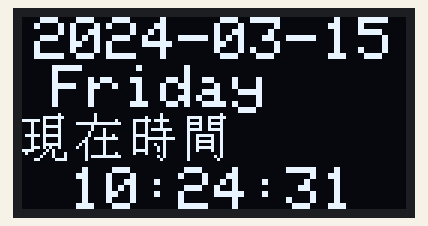
Simulated run of this sketch. Board: ESP32. On the bench: 128×64 one-colour display. WiFi joins after 1.5 s; servers stay silent unless stated; the local clock reads 2024-03-15 10:24:30 at power-on unless the sketch sets it; what the sketch prints to the serial monitor is not drawn.

Above: at 1.7 s.
At 5.8 s:
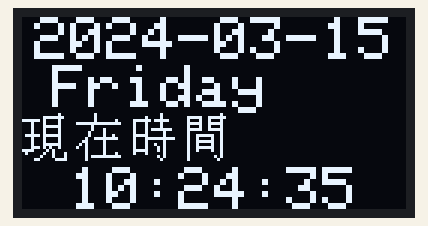
At 10.9 s:
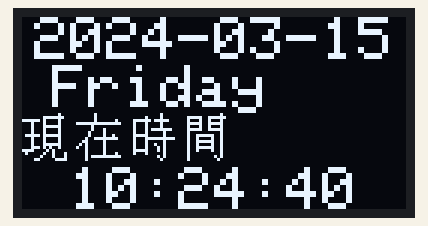
At 20.1 s:
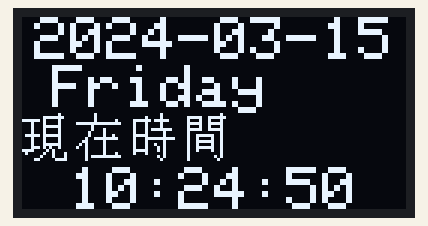
At 29.3 s:
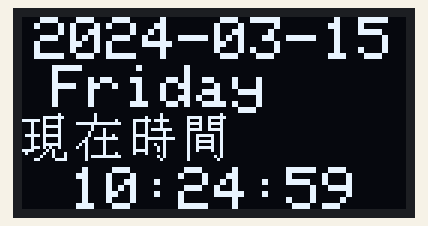
At 38.6 s:
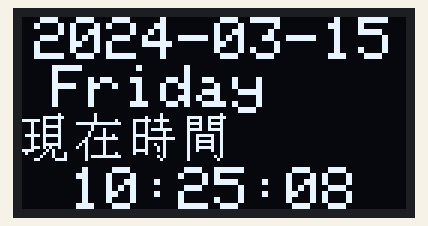

Measured:
- what the display in image 0 shows lasts 1.0 s, from 1.6 s to 2.6 s

The sketch:

OLED_time.ino
```cpp
#include <Wire.h>
#include <Adafruit_GFX.h>
#include <Adafruit_SSD1306.h>
#include <WiFi.h>
#include "time.h"

#define CREEN_WIDTH 128    //設定OLED螢幕的寬度像素
#define CREEN_HEIGHT 64   //設定OLED螢幕的寬度像素
#define OLED_RESET -1       //Reset pin如果OLED上沒有RESET腳位,將它設置為-1

Adafruit_SSD1306 display(CREEN_WIDTH, CREEN_HEIGHT, &Wire, OLED_RESET);    //OLED顯示器使用2C連線並宣告名為display物件

const char* ssid = "AX";          //連線名稱
const char* password ="CPSHScpshs";         //連線密碼

const char* ntpServer = "pool.ntp.org";       //NTP Server網址
const long gmtOffset_sec =28800;        //台灣為GMT8小时·8hrs=28800sec
const int daylightOffset_sec= 0;          //日光節時間為0

bool OLEDStatus = true;

static const unsigned char PROGMEM str_1[]={     //現
0x00,0x08,0x01,0xFC,0xFD,0x08,0x11,0x08,0x11,0xF8,0x11,0x08,0x11,0x08,0x7D,0xF8,
0x11,0x08,0x11,0x08,0x11,0xF8,0x1D,0x48,0xF0,0xA0,0x41,0x22,0x02,0x22,0x0C,0x1E
};
static const unsigned char PROGMEM str_2[]={    //在
0x02,0x00,0x02,0x00,0x02,0x04,0xFF,0xFE,0x04,0x00,0x04,0x40,0x08,0x40,0x08,0x48,
0x13,0xFC,0x30,0x40,0x50,0x40,0x90,0x40,0x10,0x40,0x10,0x44,0x17,0xFE,0x10,0x00
};
static const unsigned char PROGMEM str_3[]={    //時
0x00,0x20,0x04,0x20,0x7E,0xF8,0x44,0x20,0x44,0x20,0x45,0xFC,0x44,0x10,0x7C,0x10,
0x47,0xFE,0x44,0x10,0x44,0x90,0x44,0x50,0x7C,0x50,0x44,0x10,0x00,0x50,0x00,0x20
};
static const unsigned char PROGMEM str_4[]={    //間
0x00,0x08,0x7C,0xFC,0x44,0x88,0x7C,0xF8,0x44,0x88,0x7C,0xF8,0x40,0x08,0x4F,0xC8,
0x48,0x48,0x4F,0xC8,0x48,0x48,0x4F,0xC8,0x48,0x48,0x40,0x08,0x40,0x28,0x40,0x10
};

void setup() {
  Serial.begin(9600);
  if(!display.begin(SSD1306_SWITCHCAPVCC,0x3c)) {       //設定位址為 0x3c
    Serial.println(F("SSD1306 allocation falled"));         //F(字串):將字串儲存在fash並非在RAM
    OLEDStatus = false;                   //開啟OLED失敗
  }

     Serial.printf("Connecting to %s ", ssid);      //顯示連線AP SSID
   WiFi.begin(ssid, password);                    //建立WiFi連線
while (WiFi.status() != WL_CONNECTED) {       //當狀態不是已連線
      Serial.print(".");                              //印出一個"."
 }
 Serial.println(" CONNECTED");         //初始化並取回時間
    configTime(gmtOffset_sec, daylightOffset_sec, ntpServer);     //設定NTP參數
}
void loop() {
  struct tm timeinfo;                      //建立一個時間結構,為timeinfo
  if(!getLocalTime(&timeinfo)){        //取回NTP時間
    Serial.println("Failedto obtain time");    //若失敗，顯示失敗訊息"
    return;
  }
    Serial.println(&timeinfo, "%A, %B %d %Y %H:%M:%S");   //顯示"星期,月日年,時:分:秒

  if(OLEDStatus==true) {
    display.clearDisplay();       //清除緩衝區資料
    display.setTextSize(2);     //設定字型大小為2

    display.setCursor(4,0);           //設定文字起始位置為(4,0)
    display.setTextColor(WHITE, BLACK);   //設定白字黑底
    display.println(&timeinfo, "%F");   //設定文字内容為年月日,格式為"西元年-月-日"

    display.setCursor(10,16);       //設定文字起始位置為(10,16)
    display.println(&timeinfo, "%A");   //設定文字内容為星期,格式為Mondy  Tu·


    display.drawBitmap(0, 32, str_1,  16, 16, WHITE);   //現,位置(  0,32)字型大小16*16顏色白色
    display.drawBitmap(18,  32, str_2,  16, 16, WHITE);   //在,位置(18,32)字型大小16*16顏色白色
    display.drawBitmap(36,  32, str_3,  16, 16, WHITE);   //時,位置(36,32),字型大小16*16顏色自色
    display.drawBitmap(54,  32, str_4,  16, 16, WHITE);   //間,位置(54,32),字型大小16*16,顏色白色

    display.setCursor(16,50);         //設定文字起始位置為(16,48)
    display.println(&timeinfo, "%T");   //設定文字內容為年月日,格式為"時:分:秒"
    display.display();            //顯示所設定的文字
  }
    delay(1000);
  }
```
